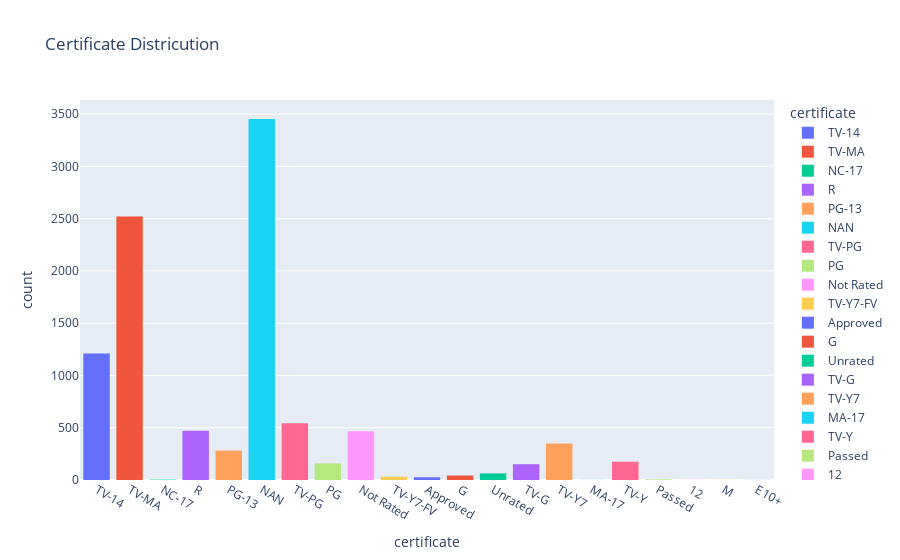

Notebook code cell kept with this figure:
### Code cell
c_hist = px.histogram(df['certificate'],x='certificate' ,title='Certificate Districution' ,  color='certificate')
c_hist.show()

### Figure 1 — Plotly figure (JSON) as saved in the notebook; plotly's stock layout.template omitted (floating-point values rounded to 4 significant figures; data arrays with more than 128 entries replaced by an {"elided": "..."} marker saying what was removed)
{"data": [{"alignmentgroup": "True", "bingroup": "x", "hovertemplate": "certificate=%{x}<br>count=%{y}<extra></extra>", "legendgroup": "TV-14", "marker": {"color": "#636efa", "pattern": {"shape": ""}}, "name": "TV-14", "offsetgroup": "TV-14", "orientation": "v", "showlegend": true, "x": {"elided": "1209 str values"}, "xaxis": "x", "yaxis": "y", "type": "histogram"}, {"alignmentgroup": "True", "bingroup": "x", "hovertemplate": "certificate=%{x}<br>count=%{y}<extra></extra>", "legendgroup": "TV-MA", "marker": {"color": "#EF553B", "pattern": {"shape": ""}}, "name": "TV-MA", "offsetgroup": "TV-MA", "orientation": "v", "showlegend": true, "x": {"elided": "2520 str values"}, "xaxis": "x", "yaxis": "y", "type": "histogram"}, {"alignmentgroup": "True", "bingroup": "x", "hovertemplate": "certificate=%{x}<br>count=%{y}<extra></extra>", "legendgroup": "NC-17", "marker": {"color": "#00cc96", "pattern": {"shape": ""}}, "name": "NC-17", "offsetgroup": "NC-17", "orientation": "v", "showlegend": true, "x": ["NC-17", "NC-17", "NC-17", "NC-17"], "xaxis": "x", "yaxis": "y", "type": "histogram"}, {"alignmentgroup": "True", "bingroup": "x", "hovertemplate": "certificate=%{x}<br>count=%{y}<extra></extra>", "legendgroup": "R", "marker": {"color": "#ab63fa", "pattern": {"shape": ""}}, "name": "R", "offsetgroup": "R", "orientation": "v", "showlegend": true, "x": {"elided": "472 str values"}, "xaxis": "x", "yaxis": "y", "type": "histogram"}, {"alignmentgroup": "True", "bingroup": "x", "hovertemplate": "certificate=%{x}<br>count=%{y}<extra></extra>", "legendgroup": "PG-13", "marker": {"color": "#FFA15A", "pattern": {"shape": ""}}, "name": "PG-13", "offsetgroup": "PG-13", "orientation": "v", "showlegend": true, "x": {"elided": "282 str values"}, "xaxis": "x", "yaxis": "y", "type": "histogram"}, {"alignmentgroup": "True", "bingroup": "x", "hovertemplate": "certificate=%{x}<br>count=%{y}<extra></extra>", "legendgroup": "NAN", "marker": {"color": "#19d3f3", "pattern": {"shape": ""}}, "name": "NAN", "offsetgroup": "NAN", "orientation": "v", "showlegend": true, "x": {"elided": "3453 str values"}, "xaxis": "x", "yaxis": "y", "type": "histogram"}, {"alignmentgroup": "True", "bingroup": "x", "hovertemplate": "certificate=%{x}<br>count=%{y}<extra></extra>", "legendgroup": "TV-PG", "marker": {"color": "#FF6692", "pattern": {"shape": ""}}, "name": "TV-PG", "offsetgroup": "TV-PG", "orientation": "v", "showlegend": true, "x": {"elided": "543 str values"}, "xaxis": "x", "yaxis": "y", "type": "histogram"}, {"alignmentgroup": "True", "bingroup": "x", "hovertemplate": "certificate=%{x}<br>count=%{y}<extra></extra>", "legendgroup": "PG", "marker": {"color": "#B6E880", "pattern": {"shape": ""}}, "name": "PG", "offsetgroup": "PG", "orientation": "v", "showlegend": true, "x": {"elided": "159 str values"}, "xaxis": "x", "yaxis": "y", "type": "histogram"}, {"alignmentgroup": "True", "bingroup": "x", "hovertemplate": "certificate=%{x}<br>count=%{y}<extra></extra>", "legendgroup": "Not Rated", "marker": {"color": "#FF97FF", "pattern": {"shape": ""}}, "name": "Not Rated", "offsetgroup": "Not Rated", "orientation": "v", "showlegend": true, "x": {"elided": "467 str values"}, "xaxis": "x", "yaxis": "y", "type": "histogram"}, {"alignmentgroup": "True", "bingroup": "x", "hovertemplate": "certificate=%{x}<br>count=%{y}<extra></extra>", "legendgroup": "TV-Y7-FV", "marker": {"color": "#FECB52", "pattern": {"shape": ""}}, "name": "TV-Y7-FV", "offsetgroup": "TV-Y7-FV", "orientation": "v", "showlegend": true, "x": ["TV-Y7-FV", "TV-Y7-FV", "TV-Y7-FV", "TV-Y7-FV", "TV-Y7-FV", "TV-Y7-FV", "TV-Y7-FV", "TV-Y7-FV", "TV-Y7-FV", "TV-Y7-FV", "TV-Y7-FV", "TV-Y7-FV", "TV-Y7-FV", "TV-Y7-FV", "TV-Y7-FV", "TV-Y7-FV", "TV-Y7-FV", "TV-Y7-FV", "TV-Y7-FV", "TV-Y7-FV", "TV-Y7-FV", "TV-Y7-FV", "TV-Y7-FV", "TV-Y7-FV", "TV-Y7-FV", "TV-Y7-FV", "TV-Y7-FV", "TV-Y7-FV", "TV-Y7-FV", "TV-Y7-FV", "TV-Y7-FV"], "xaxis": "x", "yaxis": "y", "type": "histogram"}, {"alignmentgroup": "True", "bingroup": "x", "hovertemplate": "certificate=%{x}<br>count=%{y}<extra></extra>", "legendgroup": "Approved", "marker": {"color": "#636efa", "pattern": {"shape": ""}}, "name": "Approved", "offsetgroup": "Approved", "orientation": "v", "showlegend": true, "x": ["Approved", "Approved", "Approved", "Approved", "Approved", "Approved", "Approved", "Approved", "Approved", "Approved", "Approved", "Approved", "Approved", "Approved", "Approved", "Approved", "Approved", "Approved", "Approved", "Approved", "Approved", "Approved", "Approved", "Approved", "Approved", "Approved"], "xaxis": "x", "yaxis": "y", "type": "histogram"}, {"alignmentgroup": "True", "bingroup": "x", "hovertemplate": "certificate=%{x}<br>count=%{y}<extra></extra>", "legendgroup": "G", "marker": {"color": "#EF553B", "pattern": {"shape": ""}}, "name": "G", "offsetgroup": "G", "orientation": "v", "showlegend": true, "x": ["G", "G", "G", "G", "G", "G", "G", "G", "G", "G", "G", "G", "G", "G", "G", "G", "G", "G", "G", "G", "G", "G", "G", "G", "G", "G", "G", "G", "G", "G", "G", "G", "G", "G", "G", "G", "G", "G", "G", "G", "G", "G", "G"], "xaxis": "x", "yaxis": "y", "type": "histogram"}, {"alignmentgroup": "True", "bingroup": "x", "hovertemplate": "certificate=%{x}<br>count=%{y}<extra></extra>", "legendgroup": "Unrated", "marker": {"color": "#00cc96", "pattern": {"shape": ""}}, "name": "Unrated", "offsetgroup": "Unrated", "orientation": "v", "showlegend": true, "x": ["Unrated", "Unrated", "Unrated", "Unrated", "Unrated", "Unrated", "Unrated", "Unrated", "Unrated", "Unrated", "Unrated", "Unrated", "Unrated", "Unrated", "Unrated", "Unrated", "Unrated", "Unrated", "Unrated", "Unrated", "Unrated", "Unrated", "Unrated", "Unrated", "Unrated", "Unrated", "Unrated", "Unrated", "Unrated", "Unrated", "Unrated", "Unrated", "Unrated", "Unrated", "Unrated", "Unrated", "Unrated", "Unrated", "Unrated", "Unrated", "Unrated", "Unrated", "Unrated", "Unrated", "Unrated", "Unrated", "Unrated", "Unrated", "Unrated", "Unrated", "Unrated", "Unrated", "Unrated", "Unrated", "Unrated", "Unrated", "Unrated", "Unrated", "Unrated", "Unrated", "Unrated", "Unrated", "Unrated"], "xaxis": "x", "yaxis": "y", "type": "histogram"}, {"alignmentgroup": "True", "bingroup": "x", "hovertemplate": "certificate=%{x}<br>count=%{y}<extra></extra>", "legendgroup": "TV-G", "marker": {"color": "#ab63fa", "pattern": {"shape": ""}}, "name": "TV-G", "offsetgroup": "TV-G", "orientation": "v", "showlegend": true, "x": {"elided": "151 str values"}, "xaxis": "x", "yaxis": "y", "type": "histogram"}, {"alignmentgroup": "True", "bingroup": "x", "hovertemplate": "certificate=%{x}<br>count=%{y}<extra></extra>", "legendgroup": "TV-Y7", "marker": {"color": "#FFA15A", "pattern": {"shape": ""}}, "name": "TV-Y7", "offsetgroup": "TV-Y7", "orientation": "v", "showlegend": true, "x": {"elided": "349 str values"}, "xaxis": "x", "yaxis": "y", "type": "histogram"}, {"alignmentgroup": "True", "bingroup": "x", "hovertemplate": "certificate=%{x}<br>count=%{y}<extra></extra>", "legendgroup": "MA-17", "marker": {"color": "#19d3f3", "pattern": {"shape": ""}}, "name": "MA-17", "offsetgroup": "MA-17", "orientation": "v", "showlegend": true, "x": ["MA-17"], "xaxis": "x", "yaxis": "y", "type": "histogram"}, {"alignmentgroup": "True", "bingroup": "x", "hovertemplate": "certificate=%{x}<br>count=%{y}<extra></extra>", "legendgroup": "TV-Y", "marker": {"color": "#FF6692", "pattern": {"shape": ""}}, "name": "TV-Y", "offsetgroup": "TV-Y", "orientation": "v", "showlegend": true, "x": {"elided": "175 str values"}, "xaxis": "x", "yaxis": "y", "type": "histogram"}, {"alignmentgroup": "True", "bingroup": "x", "hovertemplate": "certificate=%{x}<br>count=%{y}<extra></extra>", "legendgroup": "Passed", "marker": {"color": "#B6E880", "pattern": {"shape": ""}}, "name": "Passed", "offsetgroup": "Passed", "orientation": "v", "showlegend": true, "x": ["Passed", "Passed", "Passed", "Passed", "Passed", "Passed"], "xaxis": "x", "yaxis": "y", "type": "histogram"}, {"alignmentgroup": "True", "bingroup": "x", "hovertemplate": "certificate=%{x}<br>count=%{y}<extra></extra>", "legendgroup": "12", "marker": {"color": "#FF97FF", "pattern": {"shape": ""}}, "name": "12", "offsetgroup": "12", "orientation": "v", "showlegend": true, "x": ["12"], "xaxis": "x", "yaxis": "y", "type": "histogram"}, {"alignmentgroup": "True", "bingroup": "x", "hovertemplate": "certificate=%{x}<br>count=%{y}<extra></extra>", "legendgroup": "M", "marker": {"color": "#FECB52", "pattern": {"shape": ""}}, "name": "M", "offsetgroup": "M", "orientation": "v", "showlegend": true, "x": ["M"], "xaxis": "x", "yaxis": "y", "type": "histogram"}, {"alignmentgroup": "True", "bingroup": "x", "hovertemplate": "certificate=%{x}<br>count=%{y}<extra></extra>", "legendgroup": "E10+", "marker": {"color": "#636efa", "pattern": {"shape": ""}}, "name": "E10+", "offsetgroup": "E10+", "orientation": "v", "showlegend": true, "x": ["E10+"], "xaxis": "x", "yaxis": "y", "type": "histogram"}], "layout": {"xaxis": {"anchor": "y", "domain": [0, 1], "title": {"text": "certificate"}, "categoryorder": "array", "categoryarray": ["TV-14", "TV-MA", "NC-17", "R", "PG-13", "NAN", "TV-PG", "PG", "Not Rated", "TV-Y7-FV", "Approved", "G", "Unrated", "TV-G", "TV-Y7", "MA-17", "TV-Y", "Passed", "12", "M", "E10+"]}, "yaxis": {"anchor": "x", "domain": [0, 1], "title": {"text": "count"}}, "legend": {"title": {"text": "certificate"}, "tracegroupgap": 0}, "title": {"text": "Certificate Districution"}, "barmode": "relative"}}
